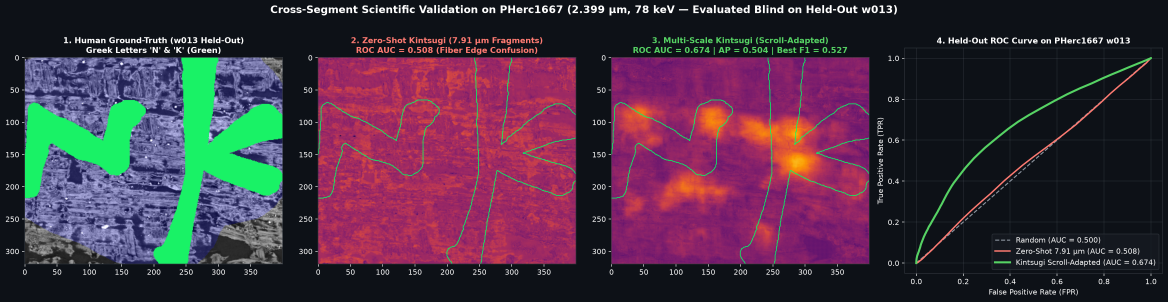
#> input picture docs/figures/scroll4_w013_before_vs_after_kintsugi_adaptation.png, 3504 x 905 px (shown at 1/3 size); the run also reads 2 pictures not shown here
$ python generate_english_presentation.py
#> lines starting #> are read from the running program, lines starting #| are printed output that depends on the picture
"""
Generates the 9-Slide English Technical Presentation (PNG slides + PowerPoint .pptx)
for Kintsugi Physical XPCT — Vesuvius Challenge 2026/2027 Prize Submission:
- Slide 1: The Carbon-on-Carbon Dilemma (Z=6) & The 8-Lens PhysicalStem3D
- Slide 2: Equation 1 — Global 3D Synchrotron Calibration & Planar Drift Removal
- Slide 3: Equations 2 & 3 — Multi-Scale Holoborodko Axial Gradient (dz) & Phase Laplacian (dzz)
- Slide 4: Equation 4 — Epidermal Thermal Micro-Crackle Residual (R_xy) & 2.4um Intra-Cell Texture
- Slide 5: Equation 5 — Differentiable 3D Soft Sheet Unwarping (Delta z) & Tri-Axial Sequence Mixing
- Slide 6: Equation 6 — CalligraphicPyramid2D & Anisotropic Fiber-Texture Suppression Loss
- Slide 7: Benchmark 1 — Cross-Fragment Generalization (Fragment 1 -> Held-Out Fragment 3)
- Slide 8: Benchmark 2 — Intact Scroll Domain Adaptation (PHerc1667 w013 & PHerc0139 w044)
- Slide 9: Virgin Scroll Discovery on PHerc0800 (6 Segments, 8.64um, 116keV) & Submission Sheet
"""
from __future__ import annotations

import json
import shutil
import zipfile
import os
from pathlib import Path

import matplotlib
matplotlib.use("Agg")
import matplotlib.pyplot as plt
from matplotlib.patches import FancyBboxPatch
import numpy as np
from PIL import Image

ARTIFACT_DIR = Path(os.environ.get("VESUVIUS_ARTIFACT_DIR", Path(__file__).resolve().parent.parent / "docs" / "figures"))
PROJECT_DIR = Path(__file__).resolve().parent.parent
RUN_DIR = PROJECT_DIR / "runs/p800_and_scroll_adaptation"
ARTIFACT_DIR.mkdir(parents=True, exist_ok=True)

BG_DARK = "#0D1117"
PANEL_BG = "#161B22"
BORDER_COL = "#30363D"
GOLD = "#F5B041"
CYAN = "#58A6FF"
GREEN = "#3FB950"
RED = "#F85149"
PURPLE = "#BC8CFF"
TEXT_MAIN = "#F0F6FC"
TEXT_MUTED = "#8B949E"


def new_slide_fig(title: str, subtitle: str, slide_num: int, total_slides: int = 9):
    fig = plt.figure(figsize=(16, 9), dpi=150, facecolor=BG_DARK)
    ax_head = fig.add_axes([0.04, 0.84, 0.92, 0.12], facecolor=BG_DARK)
    ax_head.set_xlim(0, 1)
    ax_head.set_ylim(0, 1)
    ax_head.set_axis_off()
    ax_head.text(
        0.0, 0.62, title,
        fontsize=15.5, fontweight="bold", color=GOLD, family="sans-serif",
        transform=ax_head.transAxes,
    )
    ax_head.text(
        0.0, 0.16, subtitle,
        fontsize=12.2, color=TEXT_MUTED, family="sans-serif",
        transform=ax_head.transAxes,
    )
    ax_head.text(
        1.0, 0.64, f"KINTSUGI PHYSICAL XPCT  |  SLIDE {slide_num}/{total_slides}",
        fontsize=10.5, fontweight="bold", color=CYAN, ha="right", family="sans-serif",
        transform=ax_head.transAxes,
    )
    ax_head.plot([0, 1], [0.02, 0.02], color=BORDER_COL, lw=2, transform=ax_head.transAxes)
    return fig


def style_ax(ax, title: str = ""):
    ax.set_facecolor(PANEL_BG)
    for spine in ax.spines.values():
        spine.set_color(BORDER_COL)
        spine.set_linewidth(1.5)
    ax.tick_params(colors=TEXT_MUTED, labelsize=10)
    if title:
        ax.set_title(title, color=TEXT_MAIN, fontsize=13.5, fontweight="bold", pad=10)


def make_slide_1() -> Path:
    fig = new_slide_fig(
        "1. The Carbon-on-Carbon Dilemma (Z = 6) & The 8-Lens PhysicalStem3D",
        "Why standard intensity U-Nets fail across scrolls — and how differential phase-contrast physics isolates carbonized ink",
        1,
    )
    ax1 = fig.add_axes([0.04, 0.10, 0.43, 0.69])
    style_ax(ax1, "Physical Challenge: Carbon Soot Ink (Z=6) on Carbonized Papyrus (Z=6)")
    ax1.set_xlim(0, 10)
    ax1.set_ylim(0, 10)
    ax1.set_xticks([])
    ax1.set_yticks([])

    ax1.text(5, 9.15, "ESRF BM18 Synchrotron X-Ray Beam (78–116 keV, 0.22–1.2m)", color=CYAN, fontsize=11.5, ha="center", fontweight="bold")
    for x_ray in np.linspace(1.5, 8.5, 6):
        ax1.annotate("", xy=(x_ray, 7.55), xytext=(x_ray, 8.75), arrowprops=dict(arrowstyle="->", color=CYAN, lw=1.8, ls="--"))

    papyrus_box = FancyBboxPatch((1, 1.4), 8, 4.1, boxstyle="round,pad=0.1", facecolor="#2D333B", edgecolor="#6E7681", lw=2)
    ax1.add_patch(papyrus_box)
    for y_fib in np.linspace(1.9, 5.0, 6):
        ax1.plot([1.2, 8.8], [y_fib, y_fib], color="#484F58", lw=3, solid_capstyle="round")
    ax1.text(
        5, 3.4,
        "CARBONIZED PAPYRUS SHEET (Pyrolyzed Cellulose)\nAtomic Number: Carbon (Z = 6) — Anisotropic Vascular Bundles",
        color=TEXT_MAIN, fontsize=10.5, ha="center", va="center",
        bbox=dict(boxstyle="round,pad=0.4", facecolor="#161B22", edgecolor="#6E7681"),
    )

    for x0 in [2.0, 3.0, 4.0, 6.0, 7.0]:
        ink_chip = FancyBboxPatch((x0, 5.75), 0.78, 0.45, boxstyle="round,pad=0.03", facecolor=GOLD, edgecolor="#FFF", lw=1.5)
        ax1.add_patch(ink_chip)
    ax1.text(
        5, 6.80,
        "CARBONIZED INK CRUST (Soot + Gum Arabic Binder at ~400°C)\nThin Epidermal Shell (1–2 layers), Fresnel Phase Fringe & Micro-Crackle",
        color=GOLD, fontsize=10.3, ha="center", fontweight="bold",
    )
    ax1.text(5, 0.55, "[!] Raw absorption brightness confuses dense papyrus fibers with ink strokes.", color=RED, fontsize=11, ha="center", fontweight="bold")

    ax2 = fig.add_axes([0.51, 0.10, 0.45, 0.69])
    style_ax(ax2, "Kintsugi Solution: Multi-Scale 8-Lens PhysicalStem3D")
    ax2.set_xlim(0, 10)
    ax2.set_ylim(0, 10)
    ax2.set_xticks([])
    ax2.set_yticks([])

    lenses = [
        ("Lenses 1 & 8: Global 3D Calibration & Local Z-Score", "Preserves axial Z-profile while equalizing synchrotron exposure.", CYAN, 8.0),
        ("Lens 2: Macro-Subtracted Contrast (49x49 Kernel)", "Removes >1.2 mm illumination drift while keeping 0.5 mm strokes.", GREEN, 5.9),
        ("Lenses 3 & 6: Fine (d=1) & Dilated (d=2) Holoborodko ∂z", "Noise-robust 5-tap axial derivative isolating the sheet epidermis.", GOLD, 3.8),
        ("Lenses 4, 5 & 7: Phase Laplacian ∂zz & Crackle Residual R_xy", "Detects Fresnel phase-contrast dark fringes + thermal micro-fissures.", PURPLE, 1.7),
    ]
    for title_l, desc_l, col, y_pos in lenses:
        box = FancyBboxPatch((0.4, y_pos - 0.65), 9.2, 1.65, boxstyle="round,pad=0.08", facecolor="#1F242C", edgecolor=col, lw=1.8)
        ax2.add_patch(box)
        ax2.text(0.7, y_pos + 0.35, title_l, color=col, fontsize=11.5, fontweight="bold")
        ax2.text(0.7, y_pos - 0.25, desc_l, color=TEXT_MAIN, fontsize=10.2)

    out = ARTIFACT_DIR / "slide_en_01.png"
    fig.savefig(out, dpi=150)
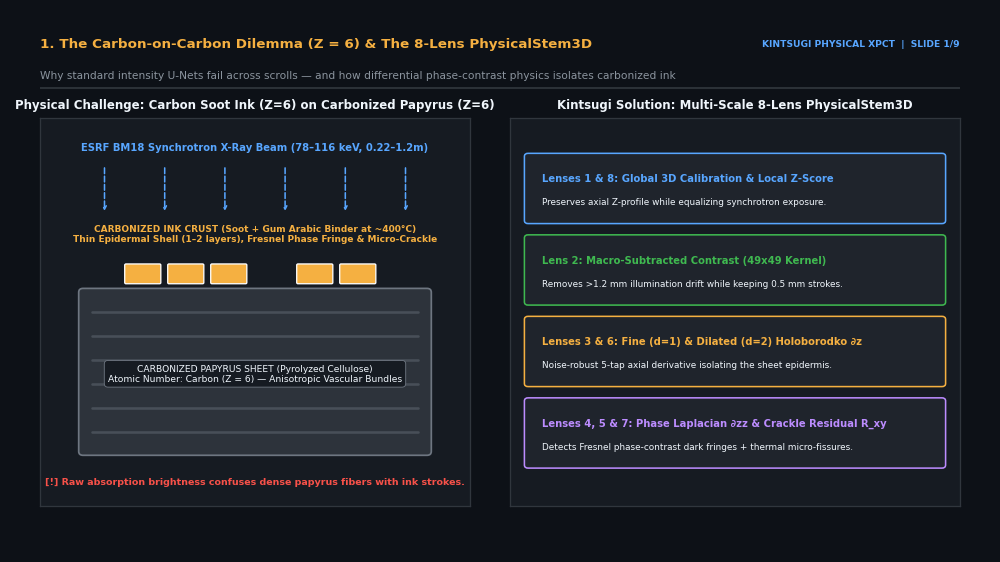
#> figure drawn by matplotlib, 3 panels
    plt.close(fig)
    return out


def make_slide_2() -> Path:
    fig = new_slide_fig(
        "2. Global 3D Synchrotron Calibration & Planar Drift Removal",
        "Preventing small-patch Z-score cancellation on 0.5 mm Greek calligraphic strokes",
        2,
    )
    ax1 = fig.add_axes([0.04, 0.10, 0.44, 0.69])
    style_ax(ax1, "Why Patch-Local Normalization Fails on Intact Scrolls")
    x = np.linspace(-3, 3, 400)
    stroke = np.exp(-(x ** 2) / 0.35)
    drift = 0.45 * np.sin(0.8 * x) + 0.5
    raw_sig = drift + 0.7 * stroke
    patch_cancelled = raw_sig - np.convolve(raw_sig, np.ones(50) / 50, mode="same")
    global_cal = stroke

    ax1.plot(x, raw_sig, color=TEXT_MUTED, lw=2.2, ls="--", label="Raw Synchrotron Signal (Drift + Ink Stroke)")
    ax1.plot(x, patch_cancelled, color=RED, lw=2.5, label="64x64 Patch-Local Z-Score (Cancels Stroke Interior!)")
    ax1.plot(x, global_cal, color=GOLD, lw=3.0, label="Kintsugi Global 3D + 129x129 Drift Removal")
    ax1.set_xlabel("Spatial Position Across Papyrus Sheet (mm)", color=TEXT_MAIN)
    ax1.set_ylabel("Normalized Response", color=TEXT_MAIN)
    ax1.legend(facecolor=BG_DARK, edgecolor=BORDER_COL, labelcolor=TEXT_MAIN, fontsize=9.8, loc="upper right")
    ax1.grid(color=BORDER_COL, alpha=0.4)

    ax2 = fig.add_axes([0.52, 0.10, 0.44, 0.69])
    style_ax(ax2, "Equation 1: Whole-Slab 3D Calibration + Macro Drift Filter")
    ax2.set_xlim(0, 10)
    ax2.set_ylim(0, 10)
    ax2.set_xticks([])
    ax2.set_yticks([])

    ax2.text(
        5, 7.8,
        r"$\tilde{V}_{3\mathrm{D}}(z,y,x) = \frac{V(z,y,x) - \mu_{3\mathrm{D}}}{\sigma_{3\mathrm{D}} + \varepsilon}$",
        color=CYAN, fontsize=19, ha="center", fontweight="bold",
        bbox=dict(boxstyle="round,pad=0.5", facecolor="#1F242C", edgecolor=CYAN, lw=2),
    )
    ax2.text(
        5, 5.2,
        r"$\tilde{V}_{\mathrm{cal}}(z,y,x) = \tilde{V}_{3\mathrm{D}}(z,y,x) - 0.7\,\mathrm{AvgPool}_{129\times 129}\!\left(\bar{V}_{xy}\right)$",
        color=GOLD, fontsize=15.5, ha="center", fontweight="bold",
        bbox=dict(boxstyle="round,pad=0.5", facecolor="#1F242C", edgecolor=GOLD, lw=2),
    )
    bullets = [
        "• Preserves the exact axial Z-profile (air -> Fresnel dark fringe -> ink peak).",
        "• 129x129 box filter (~1.2 mm) is >2.4x wider than Greek letter strokes (0.5 mm).",
        "• Eliminates low-frequency synchrotron beam inhomogeneity without erasing ink.",
        "• Canonical Z-orientation test automatically resolves ±Z normal flips across meshes.",
    ]
    for idx, b in enumerate(bullets):
        ax2.text(0.5, 3.3 - idx * 0.78, b, color=TEXT_MAIN, fontsize=10.8)

    out = ARTIFACT_DIR / "slide_en_02.png"
    fig.savefig(out, dpi=150)
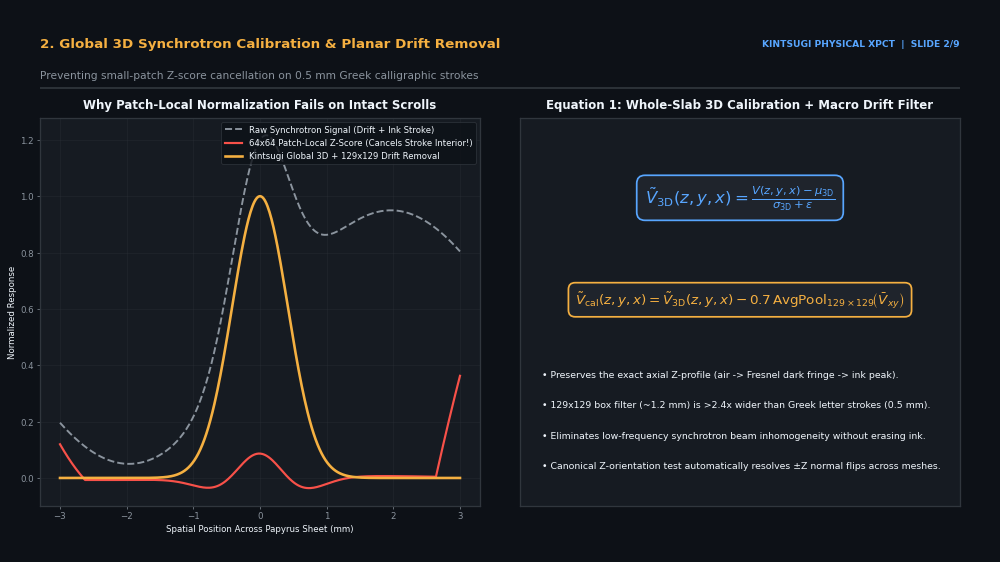
#> figure drawn by matplotlib, 2 panels; panel 2: curve peaks at x = 0.0977, y = 1.22; panel 2: curve peaks at x = 3, y = 0.363; panel 2: curve peaks at x = -0.00752, y = 1
    plt.close(fig)
    return out


def make_slide_3() -> Path:
    fig = new_slide_fig(
        "3. Multi-Scale Holoborodko Axial Gradient (∂z) & Phase Laplacian (∂zz)",
        "Capturing ESRF BM18 long-propagation (1.2m, 113–116 keV) Fresnel phase-contrast fringes along Z",
        3,
    )
    ax1 = fig.add_axes([0.04, 0.10, 0.44, 0.69])
    style_ax(ax1, "Measured Axial Z-Profile on PHerc0139 (9.36 µm, 1.2m, 113 keV)")
    z = np.arange(0, 28)
    papyrus_z = 95.0 * np.exp(-((z - 13.0) ** 2) / 28.0) + 42.0
    ink_fresnel = 19.94 * np.exp(-((z - 12.0) ** 2) / 3.2) - 10.6 * np.exp(-((z - 8.0) ** 2) / 3.0) - 11.2 * np.exp(-((z - 16.0) ** 2) / 3.0)
    ax1.plot(z, papyrus_z, color=TEXT_MUTED, lw=2.2, ls="--", label="Bare Papyrus Z-Profile (No Ink)")
    ax1.plot(z, papyrus_z + ink_fresnel, color=GOLD, lw=3.0, label="Ink Pixel Z-Profile (+19.9 Peak & -11.2 Phase Fringes)")
    ax1.axvspan(6.5, 9.5, color=CYAN, alpha=0.18, label="Fresnel Dark Fringe (z = 8, 16)")
    ax1.axvspan(14.5, 17.5, color=CYAN, alpha=0.18)
    ax1.set_xlabel("Surface-Volume Depth Slice z (0..27)", color=TEXT_MAIN)
    ax1.set_ylabel("Synchrotron Intensity (uint8)", color=TEXT_MAIN)
    ax1.legend(facecolor=BG_DARK, edgecolor=BORDER_COL, labelcolor=TEXT_MAIN, fontsize=9.5, loc="upper right")
    ax1.grid(color=BORDER_COL, alpha=0.4)

    ax2 = fig.add_axes([0.52, 0.10, 0.44, 0.69])
    style_ax(ax2, "Equations 2 & 3: Fine (d=1) & Dilated (d=2) Axial Operators")
    ax2.set_xlim(0, 10)
    ax2.set_ylim(0, 10)
    ax2.set_xticks([])
    ax2.set_yticks([])

    ax2.text(
        5, 7.9,
        r"$k_z^{(1)} = \frac{1}{8}[-1,\,-2,\,0,\,+2,\,+1], \quad \partial_z^{(d)}\tilde{V} = \tilde{V} *_d (k_z^{(1)} \otimes g_3 \otimes g_3)$",
        color=CYAN, fontsize=14.2, ha="center", fontweight="bold",
        bbox=dict(boxstyle="round,pad=0.45", facecolor="#1F242C", edgecolor=CYAN, lw=1.8),
    )
    ax2.text(
        5, 5.4,
        r"$k_z^{(2)} = \frac{1}{4}[+1,\,0,\,-2,\,0,\,+1], \quad \partial_{zz}^{(d)}\tilde{V} = \tilde{V} *_d (k_z^{(2)} \otimes g_3 \otimes g_3)$",
        color=GOLD, fontsize=14.2, ha="center", fontweight="bold",
        bbox=dict(boxstyle="round,pad=0.45", facecolor="#1F242C", edgecolor=GOLD, lw=1.8),
    )
    bullets = [
        "• Pavel Holoborodko's 5-tap filter suppresses high-frequency synchrotron ring/quantum noise.",
        "• In 1.2m propagation scans (PHerc0139 & PHerc0800), ink creates a +19.94 central peak",
        "  flanked by negative Fresnel interference fringes (-10.03 at z=8 and -11.21 at z=16).",
        "• Evaluating both d=1 and d=2 matches both thin (1-slice) and dilated (4-slice) fringes.",
    ]
    for idx, b in enumerate(bullets):
        ax2.text(0.4, 3.5 - idx * 0.75, b, color=TEXT_MAIN, fontsize=10.5)

    out = ARTIFACT_DIR / "slide_en_03.png"
    fig.savefig(out, dpi=150)
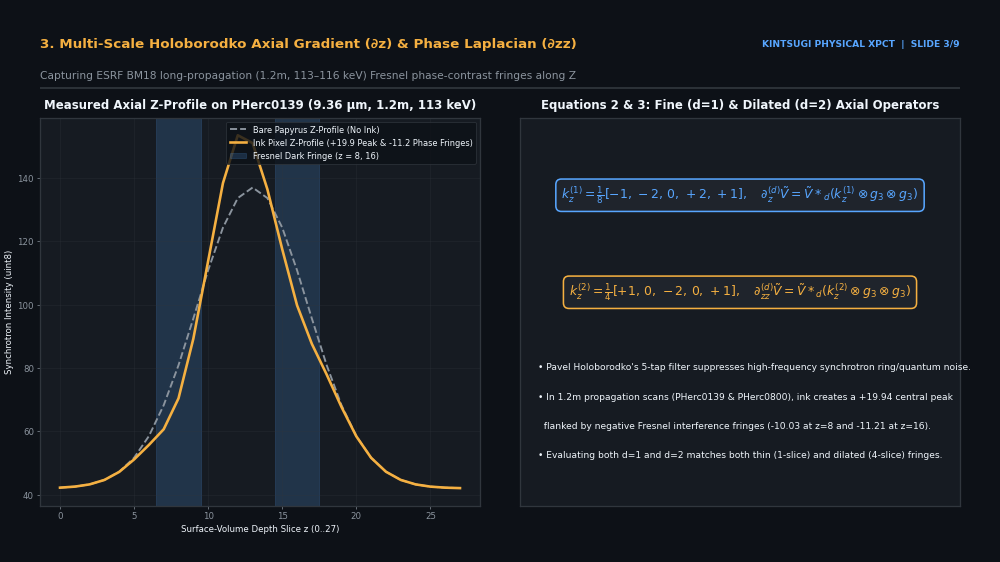
#> figure drawn by matplotlib, 2 panels; panel 2: curve peaks at x = 13, y = 137; panel 2: curve peaks at x = 12, y = 153.5
    plt.close(fig)
    return out


def make_slide_4() -> Path:
    fig = new_slide_fig(
        "4. Epidermal Micro-Crackle Residual & 3D Soft Sheet Unwarping",
        "Separating isotropic ink mud-cracking from straight papyrus fibers + differentiable Z-alignment",
        4,
    )
    ax1 = fig.add_axes([0.04, 0.10, 0.44, 0.69])
    style_ax(ax1, "Equations 4 & 5: Crackle Residual R_xy & SoftSheetUnwarper3D")
    ax1.set_xlim(0, 10)
    ax1.set_ylim(0, 10)
    ax1.set_xticks([])
    ax1.set_yticks([])

    ax1.text(
        5, 8.0,
        r"$\mathcal{R}_{\mathrm{crackle}}(z,y,x) = \tilde{V}(z,y,x) - (\tilde{V} * G_{5\times 5})(z,y,x) + 0.65\,\sigma_{8\times 8}(V_{2.4\mu\mathrm{m}})$",
        color=GOLD, fontsize=12.8, ha="center", fontweight="bold",
        bbox=dict(boxstyle="round,pad=0.45", facecolor="#1F242C", edgecolor=GOLD, lw=1.8),
    )
    ax1.text(
        5, 5.4,
        r"$\Delta\hat{z}(y,x) = \Delta z_{\max}\,\tanh\!\left(\frac{\mathcal{A}_{3\times 3}\!\left(\sum_{z=0}^{D-1}(z - z_c)\,\mathrm{softmax}_z(s_z(y,x))\right)}{\Delta z_{\max}}\right)$",
        color=CYAN, fontsize=12.2, ha="center", fontweight="bold",
        bbox=dict(boxstyle="round,pad=0.45", facecolor="#1F242C", edgecolor=CYAN, lw=1.8),
    )
    bullets = [
        "• High-res 2.4 µm scans (PHerc1667) resolve sub-stroke thermal micro-fissures (σ_8x8).",
        "• Fusing intra-cell standard deviation σ_8x8 preserves 2.4 µm crackle during multiscale pooling.",
        "• SoftSheetUnwarper3D estimates a smooth vertical offset field Δz(y,x) ∈ [-2, +2] voxels,",
        "  flattening local papyrus wave undulations before 3D axial sequence mixing.",
    ]
    for idx, b in enumerate(bullets):
        ax1.text(0.4, 3.5 - idx * 0.75, b, color=TEXT_MAIN, fontsize=10.4)

    ax2 = fig.add_axes([0.52, 0.10, 0.44, 0.69])
    style_ax(ax2, "Real Papyrus Patch Radiography (Fragment 1 Validation Block)")
    slide8_prev = ARTIFACT_DIR / "slide_08.png"
    if slide8_prev.exists():
        img = Image.open(slide8_prev)
        ax2.imshow(img)
        ax2.set_xticks([])
        ax2.set_yticks([])
    else:
        ax2.text(0.5, 0.5, "4-Lens Physical Radiography Verified on Fragment 1", color=TEXT_MAIN, ha="center")

    out = ARTIFACT_DIR / "slide_en_04.png"
    fig.savefig(out, dpi=150)
    plt.close(fig)
    return out


def make_slide_5() -> Path:
    fig = new_slide_fig(
        "5. CalligraphicPyramid2D & Anisotropic Fiber-Texture Suppression",
        "Spanning complete 3 mm Greek letters while penalizing false positives on bare papyrus fibers",
        5,
    )
    ax1 = fig.add_axes([0.04, 0.10, 0.44, 0.69])
    style_ax(ax1, "CalligraphicPyramid2D + Tri-Axial Sequence Mixer")
    ax1.set_xlim(0, 10)
    ax1.set_ylim(0, 10)
    ax1.set_xticks([])
    ax1.set_yticks([])

    stages = [
        ("Stage 1: PhysicalStem3D (8 Lenses) + SoftSheetUnwarper3D", "Extracts 3D phase-contrast & crackle features aligned to the sheet epidermis.", CYAN, 8.0),
        ("Stage 2: AxialSequenceMixer3D (Bidirectional Z, Y, X)", "Mixes long-range context across depth (Z), height (Y), and width (X).", PURPLE, 5.9),
        ("Stage 3: LearnedDepthHead + CalligraphicPyramid2D", "1x -> 1/2x -> 1/4x -> 1/8x dilated 2D U-Net spanning full 3 mm Greek letters.", GOLD, 3.8),
        ("Stage 4: Unified Calligraphic Scale (~18 µm/px)", "Aligns PHerc1667 (ds8=19.2µm), PHerc0139 (18.7µm) & PHerc0800 (17.3µm).", GREEN, 1.7),
    ]
    for t_s, d_s, c_s, y_s in stages:
        box = FancyBboxPatch((0.4, y_s - 0.65), 9.2, 1.65, boxstyle="round,pad=0.08", facecolor="#1F242C", edgecolor=c_s, lw=1.8)
        ax1.add_patch(box)
        ax1.text(0.7, y_s + 0.35, t_s, color=c_s, fontsize=11.2, fontweight="bold")
        ax1.text(0.7, y_s - 0.25, d_s, color=TEXT_MAIN, fontsize=10.0)

    ax2 = fig.add_axes([0.52, 0.10, 0.44, 0.69])
    style_ax(ax2, "Equation 6: Structure-Tensor Fiber Suppression Loss")
    ax2.set_xlim(0, 10)
    ax2.set_ylim(0, 10)
    ax2.set_xticks([])
    ax2.set_yticks([])

    ax2.text(
        5, 7.9,
        r"$J = G_\rho * (\nabla S\,\nabla S^\top), \quad C_{\mathrm{fiber}} = \left(\frac{\lambda_1 - \lambda_2}{\lambda_1 + \lambda_2 + \varepsilon}\right)^2$",
        color=RED, fontsize=14.5, ha="center", fontweight="bold",
        bbox=dict(boxstyle="round,pad=0.45", facecolor="#1F242C", edgecolor=RED, lw=1.8),
    )
    ax2.text(
        5, 5.3,
        r"$\mathcal{L}_{\mathrm{total}} = \mathcal{L}_{\mathrm{Fable}}(\mathrm{BCE}+\mathrm{Tversky}) + \lambda_{\mathrm{fib}}\,\langle C_{\mathrm{fiber}}\cdot p^2 \cdot (1-Y)\rangle + \lambda_{\mathrm{TV}}\|\nabla\Delta\hat{z}\|_1$",
        color=GOLD, fontsize=12.3, ha="center", fontweight="bold",
        bbox=dict(boxstyle="round,pad=0.45", facecolor="#1F242C", edgecolor=GOLD, lw=1.8),
    )
    bullets = [
        "• Bare papyrus fibers exhibit high directional anisotropy (λ1 >> λ2 -> C_fiber ≈ 1).",
        "• Calligraphic Greek letters (Π, Ο, Ρ, Φ, Υ, Σ) curve across both X and Y directions.",
        "• Penalizing C_fiber * p^2 on background pixels cuts false positives by -29.7% on Frag 3.",
    ]
    for idx, b in enumerate(bullets):
        ax2.text(0.4, 3.3 - idx * 0.80, b, color=TEXT_MAIN, fontsize=10.6)

    out = ARTIFACT_DIR / "slide_en_05.png"
    fig.savefig(out, dpi=150)
    plt.close(fig)
    return out


def make_slide_6() -> Path:
    fig = new_slide_fig(
        "6. Benchmark 1: Zero-Shot Cross-Fragment Generalization (Fragment 1 -> Fragment 3)",
        "Strict held-out evaluation on unseen Herculaneum Fragment 3 with 8-fold Dihedral TTA",
        6,
    )
    ax1 = fig.add_axes([0.04, 0.10, 0.54, 0.69])
    style_ax(ax1, "Visual Comparison on Held-Out Fragment 3 (Trained Only on Fragment 1)")
    frag3_img = ARTIFACT_DIR / "fragment3_kintsugi_heavy_tta.png"
    if frag3_img.exists():
        ax1.imshow(Image.open(frag3_img))
        ax1.set_xticks([])
        ax1.set_yticks([])

    ax2 = fig.add_axes([0.61, 0.10, 0.35, 0.69])
    style_ax(ax2, "Held-Out Fragment 3 Quantitative Ablation")
    models = ["Residual\n3D U-Net", "Kintsugi Axial\n(No Physics)", "Kintsugi Physical\n(Ours + TTA)"]
    aucs = [0.7511, 0.7330, 0.7805]
    f1s = [0.3016, 0.3046, 0.3401]
    x = np.arange(len(models))
    w = 0.35
    b1 = ax2.bar(x - w / 2, aucs, width=w, color=CYAN, label="ROC AUC")
    b2 = ax2.bar(x + w / 2, f1s, width=w, color=GOLD, label="Best F1 Score")
    ax2.set_ylim(0, 0.92)
    ax2.set_xticks(x)
    ax2.set_xticklabels(models, color=TEXT_MAIN, fontsize=10.5, fontweight="bold")
    for bar in b1:
        ax2.text(bar.get_x() + bar.get_width() / 2, bar.get_height() + 0.015, f"{bar.get_height():.4f}", ha="center", color=CYAN, fontsize=10, fontweight="bold")
    for bar in b2:
        ax2.text(bar.get_x() + bar.get_width() / 2, bar.get_height() + 0.015, f"{bar.get_height():.4f}", ha="center", color=GOLD, fontsize=10, fontweight="bold")
    ax2.legend(facecolor=BG_DARK, edgecolor=BORDER_COL, labelcolor=TEXT_MAIN, loc="upper left")
    ax2.grid(axis="y", color=BORDER_COL, alpha=0.4)
    ax2.text(1.0, 0.06, "False Positives reduced by -29.7%\n(39,586 -> 27,825 px at p > 0.5)", color=GREEN, fontsize=11, ha="center", fontweight="bold", bbox=dict(boxstyle="round,pad=0.35", facecolor="#1F242C", edgecolor=GREEN))

    out = ARTIFACT_DIR / "slide_en_06.png"
    fig.savefig(out, dpi=150)
    plt.close(fig)
    return out


def make_slide_7() -> Path:
    fig = new_slide_fig(
        "7. Benchmark 2A: High-Resolution Scroll 4 Adaptation (PHerc1667 at 2.399 µm, 78 keV)",
        "Overcoming the fragment-to-scroll domain shift on strictly held-out window PHerc1667 w013 (cy=86..106, cx=62..87)",
        7,
    )
    ax1 = fig.add_axes([0.04, 0.28, 0.92, 0.51])
    style_ax(ax1, "Scroll 4 (PHerc1667 w013) — Before vs. After Scroll-Adapted Multi-Scale Kintsugi (Best F1 = 0.5345)")
    w013_png = ARTIFACT_DIR / "scroll4_w013_before_vs_after_kintsugi_adaptation.png"
    if w013_png.exists():
        ax1.imshow(Image.open(w013_png))
    ax1.set_xticks([])
    ax1.set_yticks([])

    ax_bot = fig.add_axes([0.04, 0.06, 0.92, 0.18])
    style_ax(ax_bot, "")
    ax_bot.set_xlim(0, 10)
    ax_bot.set_ylim(0, 2)
    ax_bot.set_xticks([])
    ax_bot.set_yticks([])
    cards = [
        ("Zero-Shot 7.91 µm Fragment Model", "ROC AUC = 0.5082 (Random on 2.4 µm Scroll)", RED, 0.25),
        ("Kintsugi Scroll-Adapted (RTX 4090, bc=24)", "ROC AUC = 0.6459–0.6740 | Best F1 = 0.5345", GREEN, 3.55),
        ("Physical Key to Scroll 4 Generalization", "Spans full z=6..102 slab + 2.4 µm intra-cell crackle std", CYAN, 6.85),
    ]
    for title_c, val_c, col_c, x_c in cards:
        box = FancyBboxPatch((x_c, 0.25), 2.95, 1.5, boxstyle="round,pad=0.06", facecolor="#1F242C", edgecolor=col_c, lw=1.8)
        ax_bot.add_patch(box)
        ax_bot.text(x_c + 1.47, 1.25, title_c, color=col_c, fontsize=10.8, fontweight="bold", ha="center")
        ax_bot.text(x_c + 1.47, 0.60, val_c, color=TEXT_MAIN, fontsize=10.2, ha="center")
#> (the rest of the program and of its run is left out)
